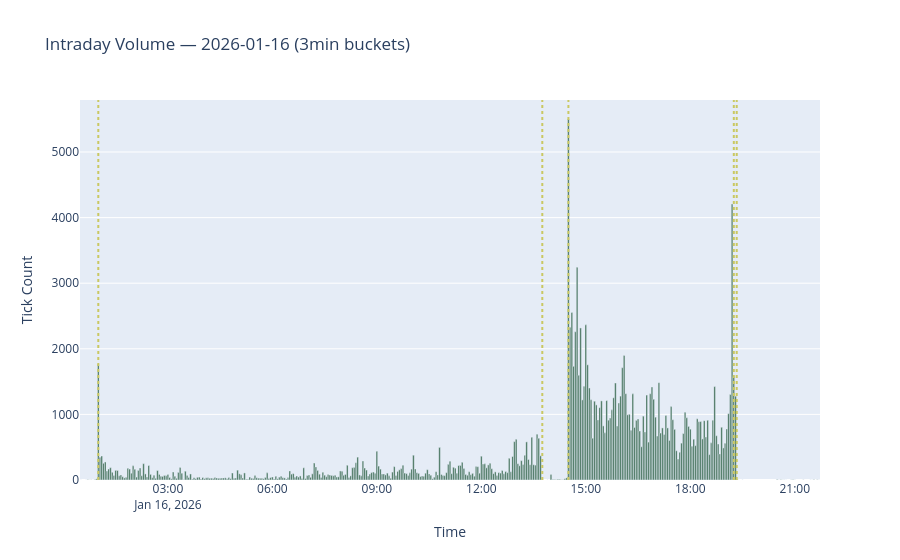

This figure's notebook cell:
### Code cell
plot_intraday_volume(df, date="20260116", bar_size="3min")

### Figure 1 — Plotly figure (JSON) as saved in the notebook; plotly's stock layout.template omitted (floating-point values rounded to 4 significant figures; data arrays with more than 128 entries replaced by an {"elided": "..."} marker saying what was removed)
{"data": [{"marker": {"color": "#35664d"}, "name": "Tick Count", "type": "bar", "x": {"elided": "389 str values"}, "y": {"elided": "389 int values"}}], "layout": {"bargap": 0.1, "shapes": [{"line": {"color": "#CAC862", "dash": "dot", "width": 2}, "type": "line", "x0": "2026-01-16 14:30:00.459555255", "x1": "2026-01-16 14:30:00.459555255", "xref": "x", "y0": 0, "y1": 1, "yref": "y domain"}, {"line": {"color": "#CAC862", "dash": "dot", "width": 2}, "type": "line", "x0": "2026-01-16 19:20:00.459555255", "x1": "2026-01-16 19:20:00.459555255", "xref": "x", "y0": 0, "y1": 1, "yref": "y domain"}, {"line": {"color": "#CAC862", "dash": "dot", "width": 2}, "type": "line", "x0": "2026-01-16 01:00:00.459555255", "x1": "2026-01-16 01:00:00.459555255", "xref": "x", "y0": 0, "y1": 1, "yref": "y domain"}, {"line": {"color": "#CAC862", "dash": "dot", "width": 2}, "type": "line", "x0": "2026-01-16 13:45:00.459555255", "x1": "2026-01-16 13:45:00.459555255", "xref": "x", "y0": 0, "y1": 1, "yref": "y domain"}, {"line": {"color": "#CAC862", "dash": "dot", "width": 2}, "type": "line", "x0": "2026-01-16 19:15:00.459555255", "x1": "2026-01-16 19:15:00.459555255", "xref": "x", "y0": 0, "y1": 1, "yref": "y domain"}], "title": {"text": "Intraday Volume — 2026-01-16 (3min buckets)"}, "xaxis": {"title": {"text": "Time"}, "type": "date"}, "yaxis": {"title": {"text": "Tick Count"}}}}
